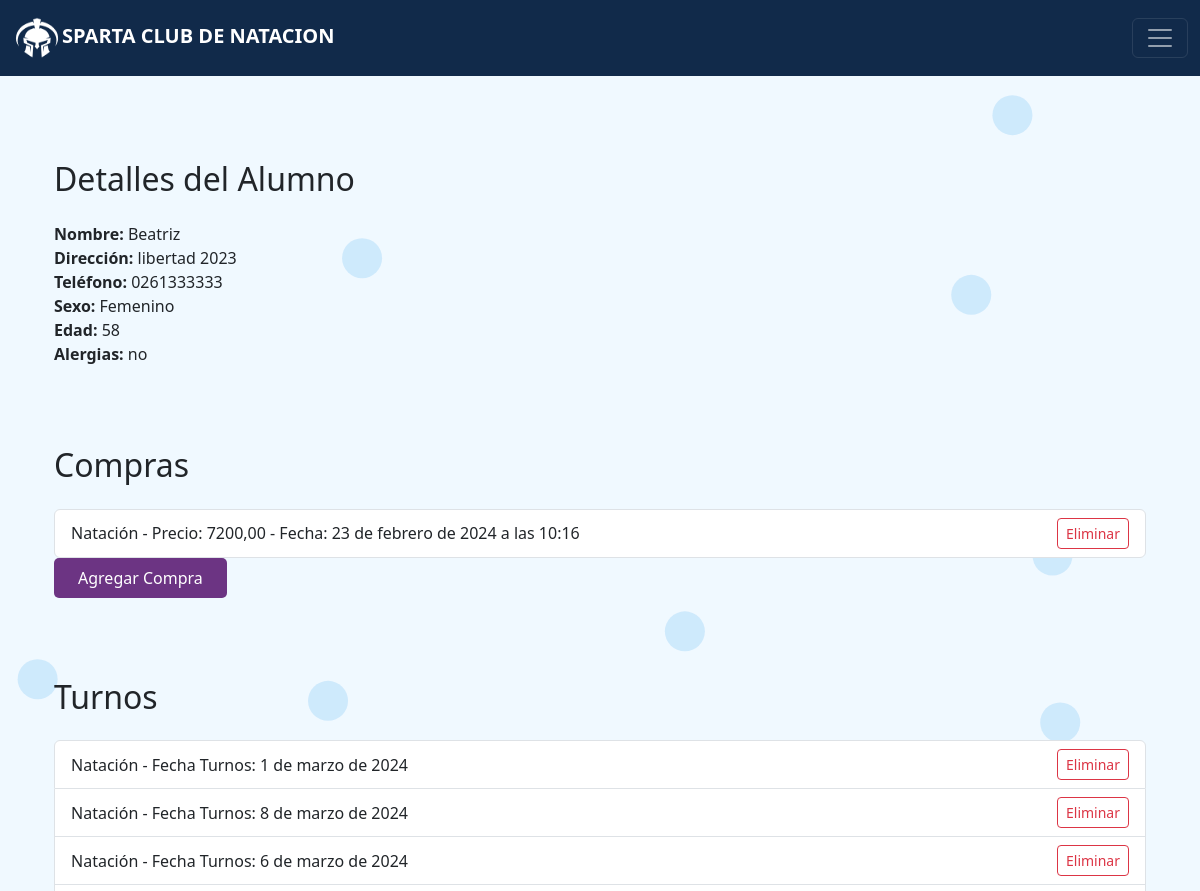
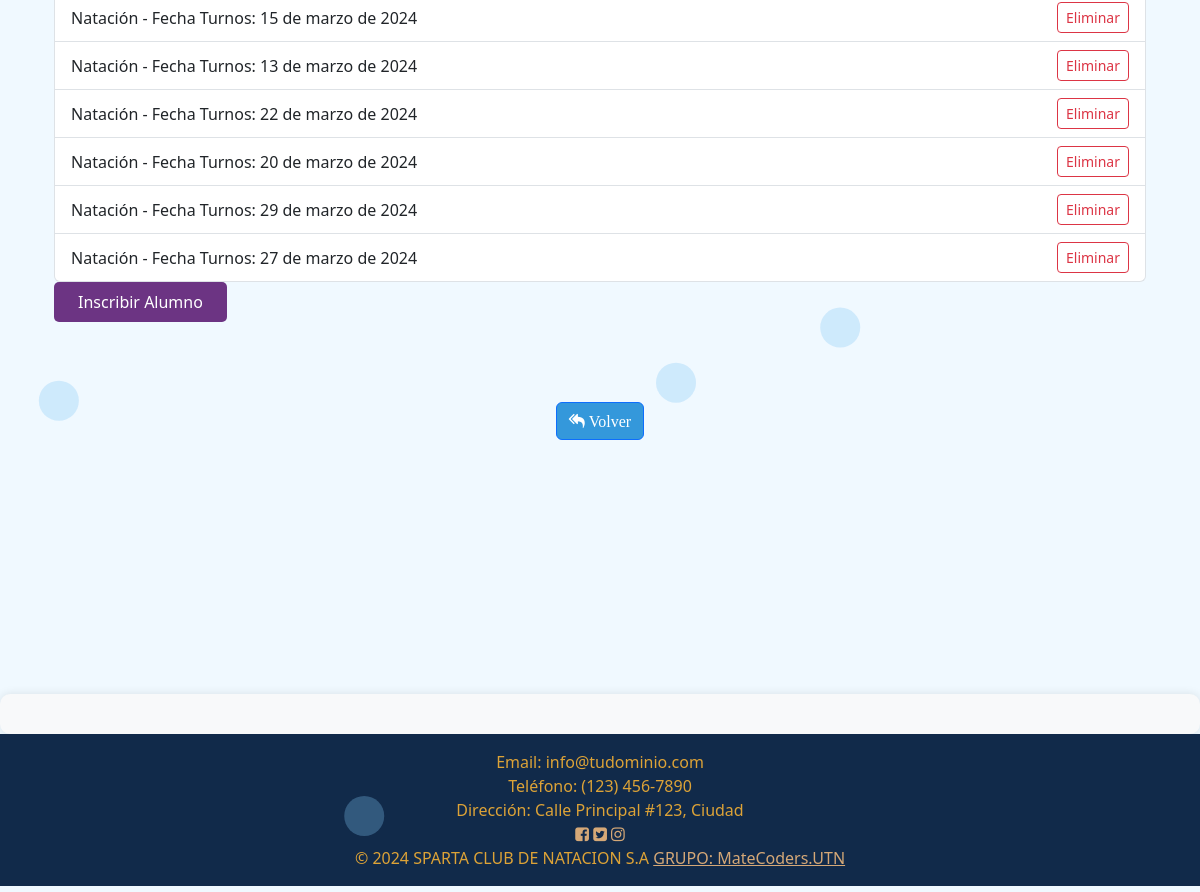
The page /ver_mas_usuario/10/ on the database its author committed (2 pictures, top to bottom).
### USUARIOS/models.py (models this page shows, shortened)
class CustomUser(AbstractUser):
    direccion = models.CharField(max_length=255)
    telefono = models.CharField(max_length=15)
    SEXO_CHOICES = [('M', 'Masculino'), ('F', 'Femenino')]
    sexo = models.CharField(choices=SEXO_CHOICES, max_length=1)
    edad = models.IntegerField(default=18)  # O cualquier valor predeterminado que desees
    telefono_emergencia = models.CharField(max_length=15)
    alergias = models.TextField(blank=True, null=True)
    class Meta:
        verbose_name = 'Usuario Personalizado'
        verbose_name_plural = 'Usuarios Personalizados'

### TIENDA/models.py (models this page shows, shortened)
class ComprasClase(models.Model):
    usuario = models.ForeignKey(CustomUser, on_delete=models.CASCADE)
    clase_comprada = models.CharField(max_length=100, null=True, blank=True)
    precio_clase = models.DecimalField(max_digits=10, decimal_places=2, null=True, blank=True)
    fecha_compra = models.DateTimeField(auto_now_add=True)
    cupos_disponibles_pagos = models.IntegerField(blank=True, null=True)

class InscripcionClase(models.Model):
    usuario = models.ForeignKey(CustomUser, on_delete=models.CASCADE)
    clase_natacion = models.ForeignKey(ClaseNatacion, on_delete=models.CASCADE)
    fecha_inscripcion = models.DateTimeField(auto_now_add=True)

class ClaseNatacion(models.Model):
    nombre = models.CharField(max_length=100)
    fecha = models.DateField()
    hora_inicio = models.TimeField()
    hora_fin = models.TimeField()
    cupos_disponibles = models.PositiveIntegerField(default=0)
    precio = models.DecimalField(max_digits=10, decimal_places=2)
    imagen = models.ImageField(upload_to='clase_imagenes/', null=True, blank=True)  # Campo de imagen

### TIENDA/views.py (the view)
# urls.py: path('ver_mas_usuario/<int:usuario_id>/', views.ver_mas_usuario, name='ver_mas_usuario'),
def ver_mas_usuario(request, usuario_id):
    usuario = get_object_or_404(CustomUser, pk=usuario_id)
    compras = ComprasClase.objects.filter(usuario=usuario)
    inscripciones = InscripcionClase.objects.filter(usuario=usuario, clase_natacion__fecha__gte=timezone.now())
    return render(request, 'tienda/ver_mas_usuario.html', {'usuario': usuario, 'compras': compras, 'inscripciones': inscripciones})

### TIENDA/templates/tienda/ver_mas_usuario.html (shortened to what this page needs)
{% extends 'tienda/layout.html' %}
{% load static %}
{% block body %}
  <div class="container">
    <h2 class="titulo">Detalles del Alumno</h2>
    <div class="row">
      <div class="col-md-6">
        <p><strong>Nombre:</strong> {{ usuario.username }}</p>
        <p><strong>Dirección:</strong> {{ usuario.direccion }}</p>
        <p><strong>Teléfono:</strong> {{ usuario.telefono }}</p>
        <p><strong>Sexo:</strong> {{ usuario.get_sexo_display }}</p>
        <p><strong>Edad:</strong> {{ usuario.edad }}</p>
        <p><strong>Alergias:</strong> {{ usuario.alergias }}</p>
      </div>
    </div>
    <div class="row">
      <div class="col-md-12">
        <h2 class="titulo">Compras</h2>
        <ul class="list-group">
          {% for compra in compras %}
            <li class="list-group-item d-flex justify-content-between align-items-center">
              {{ compra.clase_comprada }} - Precio: {{ compra.precio_clase }} - Fecha: {{ compra.fecha_compra }}
              <form method="post" action="{% url 'tienda:eliminar_compra' compra_id=compra.id %}" style="display: inline;">
                <button type="submit" class="btn btn-outline-danger btn-sm ">Eliminar</button>
              </form>
            </li>
          {% endfor %}
        </ul>
        <a href="{% url 'tienda:agregar_compra' usuario_id=usuario.id %}" class="btn btn-success btn-enviar">Agregar Compra</a>
      </div>
    </div>
    <div class="row">
      <div class="col-md-12">
        <h2 class="titulo">Turnos</h2>
        <ul class="list-group">
          {% for inscripcion in inscripciones %}
            <li class="list-group-item d-flex justify-content-between align-items-center">
              {{ inscripcion.clase_natacion.nombre }} - Fecha Turnos: {{ inscripcion.clase_natacion.fecha }}
              <form method="post" action="{% url 'tienda:cancelar_turno' turno_id=inscripcion.id %}" style="display: inline;">
                <button type="submit" class="btn btn-outline-danger btn-sm ">Eliminar</button>
              </form>
            </li>
          {% endfor %}
        </ul>
        <a href="{% url 'tienda:Inscripcion_alumno' usuario_id=usuario.id %}" class="btn btn-success btn-enviar">Inscribir Alumno</a>
      </div>
    </div>
    <div class="row">
      <div class="col-md-12 text-center">
        <a href="{% url 'tienda:lista_alumnos' %}" class="btn btn-primary btn-volver titulo"><i class="fa fa-reply-all" aria-hidden="true"> Volver</i></a>
      </div>
    </div>
  </div>
{% endblock body %}

### static/css/styles.css (style rules this page uses)
body h1, body h2, body h3, body p { margin: 0; }
body { display: flex; flex-direction: column; min-height: 100vh; margin: 0; overflow: auto; position: relative; z-index: 0; }
body, html { margin: 0; padding: 0; position: relative; margin-bottom: 0px; background-color: #F0F9FF; }
.container { flex: 1; margin-top: 80px; margin-bottom: 50px; position: relative; z-index: 2; }
.btn-volver { background-color: #3498DB!important; }
.titulo { margin-bottom: 1.5rem; margin-top: 5rem; }
.btn-enviar { background-color: #6C3483; color: #fff; border: none; padding: 0.5rem 1.5rem; border-radius: 5px; cursor: pointer; }

### rows shown on the page
CustomUser: username "Beatriz", direccion "libertad 2023", telefono "0261333333", sexo "Femenino", edad "58", alergias "no"
ComprasClase: clase_comprada "Natación", precio_clase "7200,00", fecha_compra "23 de febrero de 2024 a las 10:16"
InscripcionClase: clase_natacion.nombre "Natación", clase_natacion.fecha "1 de marzo de 2024"
InscripcionClase: clase_natacion.nombre "Natación", clase_natacion.fecha "8 de marzo de 2024"
InscripcionClase: clase_natacion.nombre "Natación", clase_natacion.fecha "6 de marzo de 2024"
InscripcionClase: clase_natacion.nombre "Natación", clase_natacion.fecha "15 de marzo de 2024"
InscripcionClase: clase_natacion.nombre "Natación", clase_natacion.fecha "13 de marzo de 2024"
InscripcionClase: clase_natacion.nombre "Natación", clase_natacion.fecha "22 de marzo de 2024"
InscripcionClase: clase_natacion.nombre "Natación", clase_natacion.fecha "20 de marzo de 2024"
InscripcionClase: clase_natacion.nombre "Natación", clase_natacion.fecha "29 de marzo de 2024"
InscripcionClase: clase_natacion.nombre "Natación", clase_natacion.fecha "27 de marzo de 2024"
